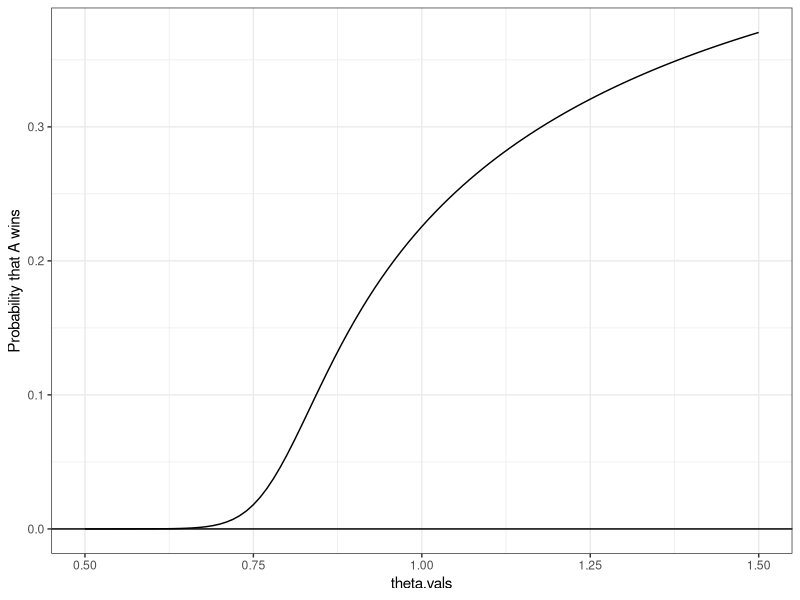
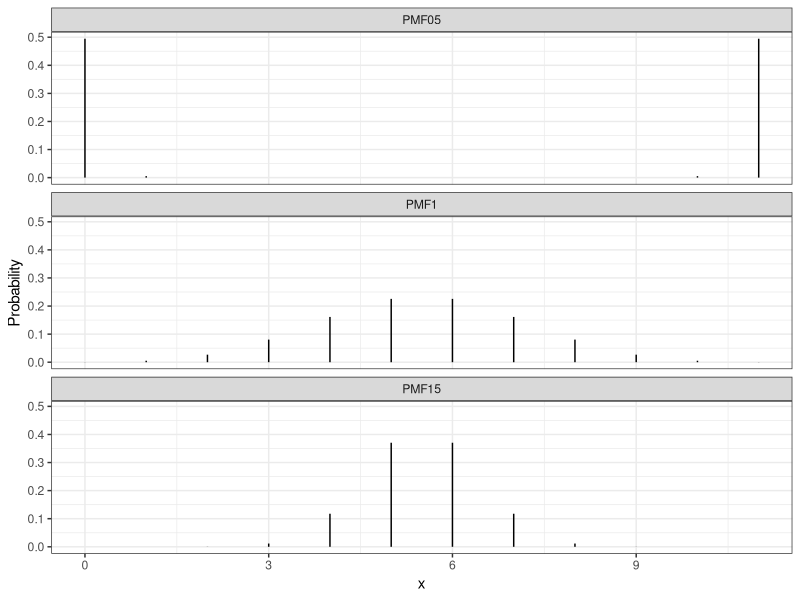

R code for these plots, in order:
## ---- chunk 1
#| echo: false

default_chunk_hook  <- knitr::knit_hooks$get("chunk")

latex_font_size <- c("Huge", "huge", "LARGE", "Large", 
                     "large", "normalsize", "small", 
                     "footnotesize", "scriptsize", "tiny")

knitr::knit_hooks$set(chunk = function(x, options) {
  x <- default_chunk_hook(x, options)
  if(options$size %in% latex_font_size) {
    paste0("\n \\", options$size, "\n\n", 
      x, 
      "\n\n \\normalsize"
    )
  } else {
    x
  }
})
## ---- chunk 2
#| label: load-packages
#| include: false
library(tidyverse)
library(patchwork)
## ---- chunk 3
daltbinom <- function(x, size, prob, theta){
  normalizing.constant <- 0
  for(j in 0:size){
    normalizing.constant <- normalizing.constant + 
      choose(size, j) * prob^j * (1-prob)^(size-j) * theta^(j*(size-j))
  }
  # Probability Mass at x=x
  (1/normalizing.constant) *
    choose(size, x) * prob^x * (1-prob)^(size-x) * theta^(x*(size-x)) *
      (x>=0)*(x<=size)
}
## ---- chunk 4
daltbbinom.single <- function(x, size, alpha, beta, theta){
    integrand <- function(p) {
    sapply(p, # integrate will pass in a vector, so we use sapply to apply the following
           function(p_val){
             # f(x|p) * f(p|alpha, beta)
             daltbinom(x, size, p_val, theta) * dbeta(p_val, alpha, beta)
           }
    )
  }
  # Probability Mass at x=x
  # integrate(integrand, lower = 0, upper = 1)$value * (x>=0)*(x<=size)
  # I shrink the bounds below to avoid log(0)=-infinty
  # I use try() to catch when there is an error and avoid crashing
  res <- try(integrate(integrand, lower = 1e-7, upper = 1 - 1e-7)$value * 
                  (x>=0)*(x<=size), 
             silent = TRUE)
  # If there is an error, return a near-zero probability
  if(inherits(res, "try-error")) return(0.1^6)
  
  res
}
# Write a function that works on a vector
daltbbinom <- function(x, size, alpha, beta, theta){
  sapply(X=x, FUN=daltbbinom.single, size=size, alpha=alpha, beta=beta, theta=theta)
}
## ---- chunk 5
# size: scriptsize

theta.vals<- seq(0.5, 1.5, by=0.01) # theta vals from 0.5 to 1.5

# tibble
gg.dat<- tibble(theta.vals) |>
  mutate(PMF=daltbinom(size=11, prob=0.50, x=6, theta=theta.vals))

# plot
PMF.plot<- ggplot(data=gg.dat)+
 geom_line(aes(x=theta.vals,y=PMF))+
 geom_hline(yintercept=0)+
 theme_bw()+
 ylab("Probability that A wins")

PMF.plot
## ---- chunk 6
# size: scriptsize

# tibble
gg.dat<- tibble(x=0:11) |>
  mutate(PMF05=daltbinom(x, size=11, prob=0.50, theta=0.50),
         PMF1=daltbinom(x, size=11, prob=0.50, theta=1.0),
         PMF15= daltbinom(x, size=11, prob=0.50, theta=1.5)
        )

(gg.dat)
# pivot long
gg.long<- gg.dat |> 
    pivot_longer(
    cols=starts_with("PMF"),
    names_to="theta",
    values_to="PMF"
  )
(gg.long)
# plot
PMF.plot<-ggplot(gg.long) +
  geom_linerange(aes(x=x, ymin=0, ymax=PMF)) +
  facet_wrap(~theta,ncol=1) +
  theme_bw() +
  xlab("x") +
  ylab("Probability")

PMF.plot
## ---- chunk 7
# size: scriptsize
compute.altbinom<-function(size, prob, theta, k){
  x<- 0:size
  form<-(x^k)*daltbinom(x, size=size, prob=prob, theta=theta)
  sum(form) 
}
## ---- chunk 8
# size: scriptsize

# function that finds the log likelihood
loglik.altbinom <- function(x, size, prob, theta){
  sum(log(daltbinom(x, size=size, prob=prob, theta=theta)))
}
## ---- chunk 9
#| size: scriptsize

# read csv file
prem.dat<- read_csv("pdc2024.csv")

# clean dat
prem.dat.cleaned <-prem.dat |>
  filter(!is.na(Score)) |> # only none null values
  filter(Score != "w/o") |> # remove values shown as w/o
  filter(Night <= 16) |> # nights 1-16
  separate(Score, into=c("WinnerLegs","LoserLegs"), sep="-") # seperated by -

head(prem.dat.cleaned)

# summary
summary.dat <- prem.dat.cleaned |>
  count(WinnerLegs, LoserLegs) |> # frequency
  mutate(Proportion=n/sum(n)) # proportion

(summary.dat)
## ---- chunk 10
# size: scriptsize
players<- unique(c(prem.dat.cleaned$Winner, prem.dat.cleaned$Loser))

# variables to store values
p_estims<- rep(NA, length(players))
theta_estims<- rep(NA, length(players))

# Define negative log-likelihood function for Altham's multiplicative binom
l.likely<- function(par, x, size, neg = FALSE){

  # transformations for parameters
  p<- 1 / (1 + exp(-par[1]))
  theta<- exp(par[2])

  # Compute log-likelihood using the Altham binom PMF
  ll<- sum(log(daltbinom(x=x, size=size, prob=p, theta=theta)))

  # Return negative log-likelihood when neg=TRUE in optim
  ifelse(neg, -ll, ll)
}

# loop through each player
for(i in 1:length(players)){
  player<-players[i]
  
  # Matches
  matches<-prem.dat.cleaned |>
    filter(Winner==player|Loser==player)
  
  # legs won by player
  legs_won<-as.numeric(if_else(matches$Winner==player, matches$WinnerLegs, matches$LoserLegs))
  
  # total legs by player
  total_legs<- as.numeric(matches$WinnerLegs) + as.numeric(matches$LoserLegs)
  
  # find MLE with optim
  res<- optim(par=c(0,0), fn=l.likely, x=legs_won, size=total_legs, neg=TRUE)
  # Convert and store in variable
  p_estims[i]<- 1/(1 + exp(-res$par[1]))
  theta_estims[i]<- exp(res$par[2])
}

# store values(3dp) in tibble
results <- tibble(
  Player=players,
  p=round(p_estims,3),
  theta=round(theta_estims,3)
)

(results)
## ---- chunk 11
# size: scriptsize
# variables to store values
alpha_estims<- rep(NA, length(players))
beta_estims<- rep(NA, length(players))
theta_estims<- rep(NA, length(players))
beta_mean<- rep(NA, length(players))
beta_sd<- rep(NA, length(players))

# negative log-likelihood for Altham multiplicative beta-binom
l.likely.bb<- function(par, x, neg = FALSE){
  # transformations
  alpha<- exp(par[1])
  beta<- exp(par[2])
  theta<- exp(par[3])
  
  # calculate prob for 0:6
  probs<- sapply(0:6, daltbbinom.single, size=11, alpha=alpha, beta=beta, theta=theta)
  # log-likelihood
  ll<- sum(log(probs[x+1]))
  ifelse(neg, -ll, ll)
}

# loop through players
for(i in 1:length(players)){
  player<- players[i]

  # matches
  matches<- prem.dat.cleaned |>
    filter(Winner == player | Loser == player)

  # legs won
  legs_won<- as.numeric(if_else(matches$Winner==player, matches$WinnerLegs, matches$LoserLegs))
  
  # MLE with optim
  res<- optim( par=c(0, 0, 0), fn=l.likely.bb, x=legs_won, neg=TRUE)

  # convert and store in variable
  alpha_estims[i]<- exp(res$par[1])
  beta_estims[i]<- exp(res$par[2])
  theta_estims[i]<- exp(res$par[3])

  # beta mean and sd
  beta_mean[i]<- alpha_estims[i]/(alpha_estims[i] + beta_estims[i])
  beta_sd[i]<- sqrt((alpha_estims[i]*beta_estims[i])/
                     ((alpha_estims[i] + beta_estims[i])^2 *
                      (alpha_estims[i] + beta_estims[i] + 1)))
}

# results in tibble
results<- tibble(
  Player=players,
  alpha=round(alpha_estims, 3),
  beta=round(beta_estims, 3),
  theta=round(theta_estims, 3),
  Mean=round(beta_mean, 3),
  SD=round(beta_sd, 3)
)
results
